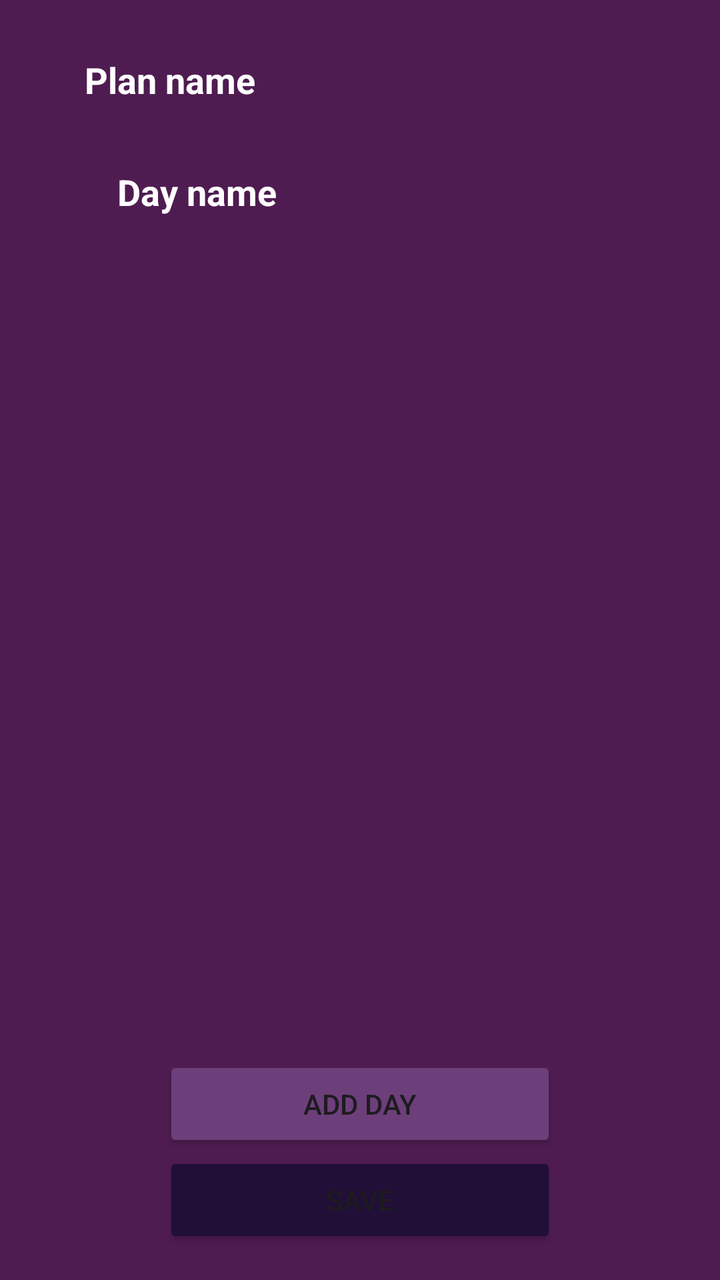
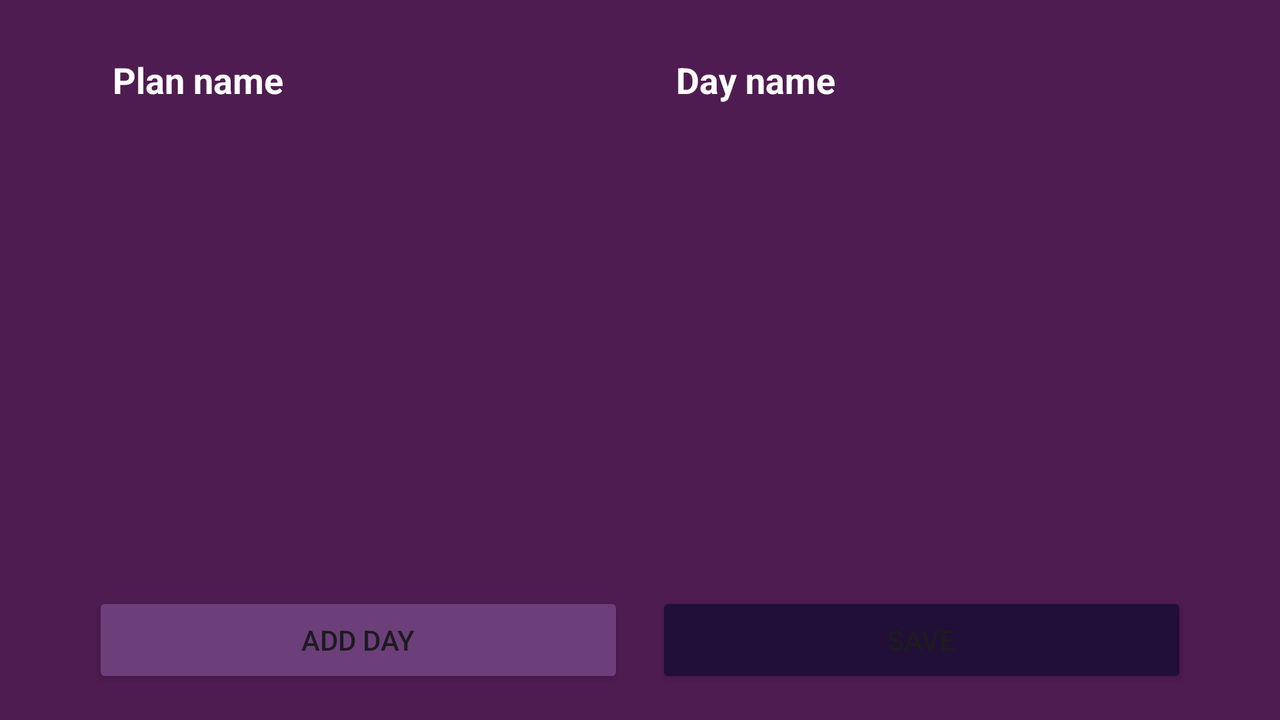

An Android layout and its configuration variant, each rendered on a device that would load it. The default file and the variant file are quoted in full after the pictures.
<!-- AndroidManifest.xml: application theme Theme.WorkoutPlan -->
<!-- res/layout/activity_add_workout_plan.xml -->
<?xml version="1.0" encoding="utf-8"?>
<androidx.constraintlayout.widget.ConstraintLayout
    xmlns:android="http://schemas.android.com/apk/res/android"
    xmlns:app="http://schemas.android.com/apk/res-auto"
    xmlns:tools="http://schemas.android.com/tools"
    android:id="@+id/main"
    android:layout_width="match_parent"
    android:layout_height="match_parent"
    android:padding="16dp"
    android:background="@color/primary_dark"
    tools:context=".AddWorkoutPlanActivity">

    <EditText
        android:id="@+id/et_plan_name"
        android:layout_width="0dp"
        android:layout_height="48dp"
        android:hint="@string/plan_name"
        android:padding="10dp"
        android:textColorHint="@color/white"
        android:inputType="textCapWords"
        android:textStyle="bold"
        android:textColor="@color/white"
        app:layout_constraintWidth_percent="0.9"
        app:layout_constraintStart_toStartOf="parent"
        app:layout_constraintEnd_toEndOf="parent"
        app:layout_constraintTop_toTopOf="parent"
        app:layout_constraintTop_toBottomOf="parent"
        android:background="@drawable/rounded_edittext"/>

    <EditText
        android:id="@+id/et_day_name"
        android:layout_width="0dp"
        android:layout_height="48dp"
        android:hint="@string/day_name"
        android:padding="10dp"
        android:textColorHint="@color/white"
        android:inputType="textCapWords"
        android:textStyle="bold"
        android:textColor="@color/white"
        app:layout_constraintWidth_percent="0.8"
        app:layout_constraintStart_toStartOf="parent"
        app:layout_constraintEnd_toEndOf="parent"
        app:layout_constraintTop_toBottomOf="@id/et_plan_name"
        android:layout_marginTop="8dp"
        android:background="@drawable/rounded_edittext"
        />

    <androidx.recyclerview.widget.RecyclerView
        android:id="@+id/days_recycler"
        android:layout_width="0dp"
        android:layout_height="0dp"
        android:layout_marginTop="16dp"
        android:layout_marginBottom="16dp"
        app:layout_constraintBottom_toTopOf="@id/btn_add_day"
        app:layout_constraintEnd_toEndOf="parent"
        app:layout_constraintStart_toStartOf="parent"
        app:layout_constraintTop_toBottomOf="@id/et_day_name"
        app:layout_constraintVertical_bias="0.0"
        app:layout_constraintWidth_percent="0.9" />

    <Button
        android:id="@+id/btn_add_day"
        android:layout_width="0dp"
        android:layout_height="wrap_content"
        android:text="@string/add_day"
        android:backgroundTint="@color/primary_light"
        app:layout_constraintStart_toStartOf="parent"
        app:layout_constraintEnd_toEndOf="parent"
        app:layout_constraintWidth_percent="0.6"
        app:layout_constraintBottom_toTopOf="@id/btn_save_plan" />

    <Button
        android:id="@+id/btn_save_plan"
        android:layout_width="0dp"
        android:layout_height="wrap_content"
        android:text="@string/save"
        android:backgroundTint="@color/primary"
        app:layout_constraintStart_toStartOf="parent"
        app:layout_constraintEnd_toEndOf="parent"
        app:layout_constraintWidth_percent="0.6"
        app:layout_constraintBottom_toBottomOf="parent"
        android:layout_marginTop="16dp"/>

    <ProgressBar
        android:id="@+id/loading_progress_bar"
        style="?android:attr/progressBarStyle"
        android:layout_width="wrap_content"
        android:layout_height="wrap_content"
        android:visibility="gone"
        app:layout_constraintBottom_toBottomOf="parent"
        app:layout_constraintEnd_toEndOf="parent"
        app:layout_constraintStart_toStartOf="parent"
        app:layout_constraintTop_toTopOf="parent" />
</androidx.constraintlayout.widget.ConstraintLayout>
<!-- resources referenced by this layout -->
<resources>
  <color name="primary">@color/deep_purple</color>
  <color name="primary_dark">@color/dark_magenta</color>
  <color name="primary_light">#6D3F7A</color>
  <color name="white">#FFFFFFFF</color>
  <string name="add_day">Add day</string>
  <string name="day_name">Day name</string>
  <string name="plan_name">Plan name</string>
  <string name="save">Save</string>
  <style name="Theme.WorkoutPlan" parent="Base.Theme.WorkoutPlan" />
  <color name="deep_purple">#210F37</color>
  <color name="dark_magenta">#4F1C51</color>
  <style name="Base.Theme.WorkoutPlan" parent="Theme.Material3.DayNight.NoActionBar">
  
      </style>
</resources>
<!-- res/layout-land/activity_add_workout_plan.xml (the author's variant of the layout above) -->
<!-- drawn on the phone turned sideways -->
<?xml version="1.0" encoding="utf-8"?>
<androidx.constraintlayout.widget.ConstraintLayout
    xmlns:android="http://schemas.android.com/apk/res/android"
    xmlns:app="http://schemas.android.com/apk/res-auto"
    xmlns:tools="http://schemas.android.com/tools"
    android:id="@+id/main"
    android:layout_width="match_parent"
    android:layout_height="match_parent"
    android:padding="16dp"
    android:background="@color/primary_dark"
    tools:context=".AddWorkoutPlanActivity">

    <LinearLayout
        android:id="@+id/inputs_container"
        android:layout_width="0dp"
        android:layout_height="wrap_content"
        android:orientation="horizontal"
        android:weightSum="2"
        app:layout_constraintWidth_percent="0.9"
        app:layout_constraintStart_toStartOf="parent"
        app:layout_constraintEnd_toEndOf="parent"
        app:layout_constraintTop_toTopOf="parent">

        <EditText
            android:id="@+id/et_plan_name"
            android:layout_width="0dp"
            android:layout_height="48dp"
            android:layout_weight="1"
            android:layout_marginEnd="8dp"
            android:hint="@string/plan_name"
            android:padding="10dp"
            android:textColorHint="@color/white"
            android:inputType="textCapWords"
            android:textStyle="bold"
            android:textColor="@color/white"
            android:background="@drawable/rounded_edittext"/>

        <EditText
            android:id="@+id/et_day_name"
            android:layout_width="0dp"
            android:layout_height="48dp"
            android:layout_weight="1"
            android:layout_marginStart="8dp"
            android:hint="@string/day_name"
            android:padding="10dp"
            android:textColorHint="@color/white"
            android:inputType="textCapWords"
            android:textStyle="bold"
            android:textColor="@color/white"
            android:background="@drawable/rounded_edittext"/>
    </LinearLayout>

    <androidx.recyclerview.widget.RecyclerView
        android:id="@+id/days_recycler"
        android:layout_width="0dp"
        android:layout_height="0dp"
        android:layout_marginTop="16dp"
        android:layout_marginBottom="16dp"
        app:layout_constraintBottom_toTopOf="@id/buttons_container"
        app:layout_constraintEnd_toEndOf="parent"
        app:layout_constraintStart_toStartOf="parent"
        app:layout_constraintTop_toBottomOf="@id/inputs_container"
        app:layout_constraintVertical_bias="0.0"
        app:layout_constraintWidth_percent="0.9" />

    <LinearLayout
        android:id="@+id/buttons_container"
        android:layout_width="0dp"
        android:layout_height="wrap_content"
        android:orientation="horizontal"
        android:layout_marginTop="16dp"
        android:weightSum="2"
        app:layout_constraintWidth_percent="0.9"
        app:layout_constraintBottom_toBottomOf="parent"
        app:layout_constraintStart_toStartOf="parent"
        app:layout_constraintEnd_toEndOf="parent">

        <Button
            android:id="@+id/btn_add_day"
            android:layout_width="0dp"
            android:layout_height="wrap_content"
            android:layout_weight="1"
            android:layout_marginEnd="8dp"
            android:text="@string/add_day"
            android:backgroundTint="@color/primary_light" />

        <Button
            android:id="@+id/btn_save_plan"
            android:layout_width="0dp"
            android:layout_height="wrap_content"
            android:layout_weight="1"
            android:layout_marginStart="8dp"
            android:text="@string/save"
            android:backgroundTint="@color/primary" />
    </LinearLayout>

    <ProgressBar
        android:id="@+id/loading_progress_bar"
        style="?android:attr/progressBarStyle"
        android:layout_width="wrap_content"
        android:layout_height="wrap_content"
        android:visibility="gone"
        app:layout_constraintBottom_toBottomOf="parent"
        app:layout_constraintEnd_toEndOf="parent"
        app:layout_constraintStart_toStartOf="parent"
        app:layout_constraintTop_toTopOf="parent" />
</androidx.constraintlayout.widget.ConstraintLayout>
